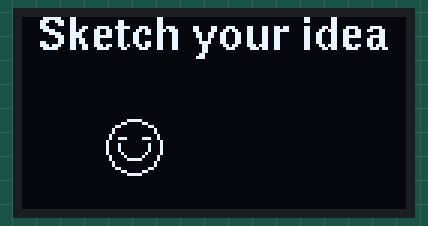
The sketch below on a simulated ESP32. On the bench: 128×64 one-colour display. Random numbers use the default seed unless the sketch sets one; what the sketch prints to the serial monitor is not drawn.

Above: at 0.49 s.
At 5.62 s:
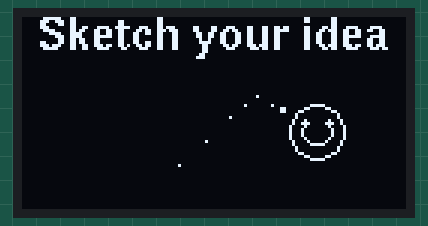
At 10.76 s:
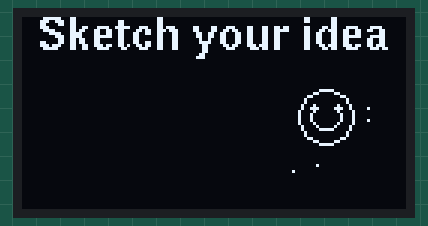
At 19.74 s:
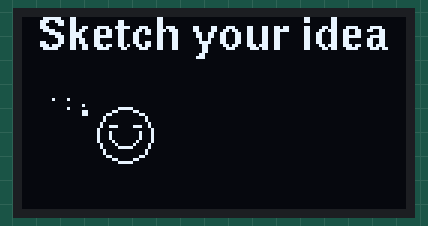
At 29.36 s:
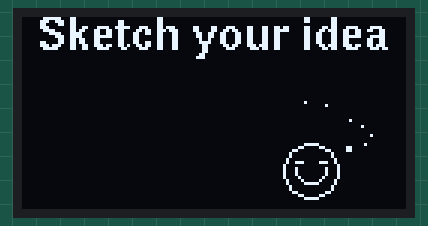
At 39.31 s:
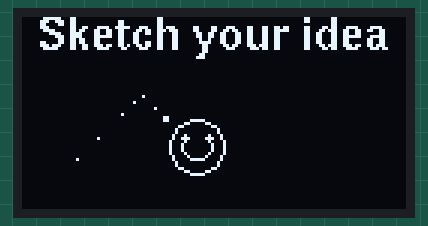

The sketch:

SketchBoard.ino
```cpp
#include <WiFi.h>
#include <WebServer.h>
#include <Wire.h>
#include <U8g2lib.h>

// ---------- WiFi hotspot (change these) ----------
const char* AP_SSID = "SketchBoard";
const char* AP_PASS = "sketch1234";   // must be at least 8 characters

// ---------- Screen chip ----------
// true = SH1106 (1.3" screens), false = SSD1306 (0.96")
#define USE_SH1106 true

// U8G2_R0 = normal, U8G2_R2 = upside down
#define SCREEN_ROTATION U8G2_R0

// ---------- Startup animation ----------
#define ANIM_DELAY_MS 40      // lower = smoother and faster
#define BALL_SPEED    1.0f    // 0.5 = slow, 1.0 = normal, 1.5 = fast

// ---------- Dotted trail ----------
#define TRAIL_LEN     12      // how many dots are remembered (longer = longer tail)
#define TRAIL_EVERY   2       // drop a dot every N frames (bigger = more spaced out dots)
#define TRAIL_BIG     3       // newest dots are 2x2 squares
#define TRAIL_MEDIUM  7       // then single pixels, then every other dot, then gone

// The invisible walls the smiley bounces off (no frame is drawn)
#define BALL_MIN_X 10
#define BALL_MAX_X 117
#define BALL_MIN_Y 26
#define BALL_MAX_Y 53

#if USE_SH1106
U8G2_SH1106_128X64_NONAME_F_HW_I2C u8g2(SCREEN_ROTATION, U8X8_PIN_NONE);
#else
U8G2_SSD1306_128X64_NONAME_F_HW_I2C u8g2(SCREEN_ROTATION, U8X8_PIN_NONE);
#endif

WebServer server(80);

uint8_t  frame[1024];          // 128 x 64 pixels, 1 bit each
bool     frameDirty    = false;
bool     frameInverted = false;
bool     gotFrame      = false;   // true after the first drawing arrives
String   ipText        = "192.168.4.1";
bool     apOk          = false;
uint16_t animTick      = 0;
uint32_t lastAnim      = 0;

// Bouncing smiley state
float   bx = 30, by = 38;          // position
float   bvx = 2.2f, bvy = 1.5f;    // speed
uint8_t squashTimer  = 0;          // frames left in the "squash" after a hit
bool    squashHoriz  = false;      // hit a left/right wall
bool    squashVert   = false;      // hit the top/bottom wall

// Trail memory (ring buffer of past positions)
int16_t trailX[TRAIL_LEN];
int16_t trailY[TRAIL_LEN];
uint8_t trailHead  = 0;            // where the next dot will be stored
uint8_t trailCount = 0;            // how many dots are stored so far
uint8_t trailSkip  = 0;            // counts frames between dots

// ---------- The web page ----------
const char PAGE[] PROGMEM = R"rawliteral(
<!DOCTYPE html>
<html lang="en">
<head>
<meta charset="utf-8">
<meta name="viewport" content="width=device-width, initial-scale=1, maximum-scale=1, user-scalable=no">
<title>Sketch Board</title>
<style>
  /* Change --boardMax to make the board wider or narrower on a laptop */
  :root{--bg:#10151c;--panel:#1b232e;--line:#2e3a4a;--text:#e8eef5;--accent:#4cc2ff;--boardMax:1600px;}
  *{box-sizing:border-box;touch-action:manipulation;}
  body{margin:0;padding:6px 6px 30px;background:var(--bg);color:var(--text);
       font-family:system-ui,-apple-system,"Segoe UI",Roboto,sans-serif;
       display:flex;justify-content:center;}
  #app{width:100%;max-width:var(--boardMax);}
  header{display:flex;justify-content:space-between;align-items:center;margin-bottom:6px;}
  h1{font-size:1.2rem;margin:0;}
  #status{font-size:.85rem;color:#8aa0b5;}
  canvas{display:block;width:100%;aspect-ratio:2/1;background:#000;
         border:2px solid var(--line);border-radius:10px;
         image-rendering:pixelated;touch-action:none;cursor:crosshair;}
  #controls{margin-top:20px;}
  .panel{background:#151c26;border:1px solid var(--line);border-radius:12px;
         padding:12px;margin-top:12px;}
  .panel h2{font-size:.78rem;letter-spacing:.08em;text-transform:uppercase;
            color:#8aa0b5;margin:0 0 10px;}
  .grid{display:grid;gap:8px;}
  .tools{grid-template-columns:repeat(4,1fr);}
  .two{grid-template-columns:1fr 1fr;}
  .textrow{grid-template-columns:2fr 1fr;}
  @media (min-width:700px){.tools{grid-template-columns:repeat(7,1fr);}}
  button,select,input[type=text]{width:100%;background:var(--panel);color:var(--text);
         border:1px solid var(--line);border-radius:8px;padding:13px 8px;font-size:1rem;}
  button.active{background:var(--accent);color:#001018;border-color:var(--accent);font-weight:600;}
  label.box{display:flex;align-items:center;gap:8px;background:var(--panel);
            border:1px solid var(--line);border-radius:8px;padding:8px 12px;font-size:1rem;}
  label.box select{flex:1;border:none;padding:6px 4px;}
  input[type=checkbox]{width:22px;height:22px;}
</style>
</head>
<body>
<div id="app">
  <header>
    <h1>Sketch Board</h1>
    <span id="status">Ready</span>
  </header>

  <canvas id="cv"></canvas>

  <div id="controls">
    <div class="panel">
      <h2>Tools</h2>
      <div class="grid tools" id="tools">
        <button data-tool="pen" class="active">Pen</button>
        <button data-tool="eraser">Eraser</button>
        <button data-tool="line">Line</button>
        <button data-tool="rect">Rectangle</button>
        <button data-tool="circle">Circle</button>
        <button data-tool="triangle">Triangle</button>
        <button data-tool="text">Text</button>
      </div>
    </div>

    <div class="panel">
      <h2>Actions</h2>
      <div class="grid two">
        <button id="undo">Undo</button>
        <button id="clear">Clear</button>
      </div>
    </div>

    <div class="panel">
      <h2>Options</h2>
      <div class="grid two">
        <label class="box">Size
          <select id="size">
            <option value="1">1 px</option>
            <option value="2">2 px</option>
            <option value="3">3 px</option>
            <option value="4">4 px</option>
          </select>
        </label>
        <label class="box"><input type="checkbox" id="fill"> Filled shapes</label>
        <label class="box"><input type="checkbox" id="inv"> Invert screen</label>
      </div>
    </div>

    <div class="panel">
      <h2>Text</h2>
      <div class="grid textrow">
        <input type="text" id="txt" placeholder="Type your text here" maxlength="40">
        <select id="txtSize">
          <option value="8">Small</option>
          <option value="12" selected>Medium</option>
          <option value="18">Large</option>
        </select>
      </div>
    </div>
  </div>
</div>

<script>
const W = 128, H = 64;
const cv  = document.getElementById('cv');
const ctx = cv.getContext('2d');
cv.width = W; cv.height = H;
const img = ctx.createImageData(W, H);

let bits = new Uint8Array(W * H);
let history = [];
let tool = 'pen', size = 1, filled = false, inverted = false;

const statusEl = document.getElementById('status');
function setStatus(t) { statusEl.textContent = t; }

// ---------- Show the bitmap on the page ----------
function render() {
  const d = img.data;
  for (let i = 0; i < W * H; i++) {
    const on = inverted ? !bits[i] : bits[i];
    const v = on ? 255 : 0;
    d[i*4] = v; d[i*4+1] = v; d[i*4+2] = v; d[i*4+3] = 255;
  }
  ctx.putImageData(img, 0, 0);
}

// ---------- Drawing helpers ----------
function setpx(b, x, y, v) {
  if (x >= 0 && x < W && y >= 0 && y < H) b[y * W + x] = v;
}
function plot(b, x, y, s, v) {
  const h = Math.floor(s / 2);
  for (let dy = 0; dy < s; dy++)
    for (let dx = 0; dx < s; dx++)
      setpx(b, x - h + dx, y - h + dy, v);
}
function line(b, x0, y0, x1, y1, s, v) {
  let dx = Math.abs(x1 - x0), sx = x0 < x1 ? 1 : -1;
  let dy = -Math.abs(y1 - y0), sy = y0 < y1 ? 1 : -1;
  let err = dx + dy;
  while (true) {
    plot(b, x0, y0, s, v);
    if (x0 === x1 && y0 === y1) break;
    const e2 = 2 * err;
    if (e2 >= dy) { err += dy; x0 += sx; }
    if (e2 <= dx) { err += dx; y0 += sy; }
  }
}
function rect(b, x0, y0, x1, y1, s, fill) {
  const xa = Math.min(x0, x1), xb = Math.max(x0, x1);
  const ya = Math.min(y0, y1), yb = Math.max(y0, y1);
  if (fill) {
    for (let y = ya; y <= yb; y++)
      for (let x = xa; x <= xb; x++) setpx(b, x, y, 1);
  } else {
    line(b, xa, ya, xb, ya, s, 1);
    line(b, xb, ya, xb, yb, s, 1);
    line(b, xb, yb, xa, yb, s, 1);
    line(b, xa, yb, xa, ya, s, 1);
  }
}
function circle(b, cx, cy, r, s, fill) {
  if (fill) {
    for (let y = -r; y <= r; y++) {
      const hw = Math.floor(Math.sqrt(r * r - y * y) + 0.5);
      for (let x = -hw; x <= hw; x++) setpx(b, cx + x, cy + y, 1);
    }
    return;
  }
  let x = r, y = 0, d = 1 - x;
  while (y <= x) {
    plot(b, cx + x, cy + y, s, 1); plot(b, cx - x, cy + y, s, 1);
    plot(b, cx + x, cy - y, s, 1); plot(b, cx - x, cy - y, s, 1);
    plot(b, cx + y, cy + x, s, 1); plot(b, cx - y, cy + x, s, 1);
    plot(b, cx + y, cy - x, s, 1); plot(b, cx - y, cy - x, s, 1);
    y++;
    if (d <= 0) d += 2 * y + 1;
    else { x--; d += 2 * (y - x) + 1; }
  }
}
function triangle(b, x0, y0, x1, y1, s, fill) {
  const xa = Math.min(x0, x1), xb = Math.max(x0, x1);
  const ya = Math.min(y0, y1), yb = Math.max(y0, y1);
  const ax = Math.round((xa + xb) / 2);        // apex at top centre
  if (fill) {
    const hgt = yb - ya;
    for (let y = ya; y <= yb; y++) {
      const t = hgt === 0 ? 1 : (y - ya) / hgt;
      const l = Math.round(ax + (xa - ax) * t);
      const r = Math.round(ax + (xb - ax) * t);
      for (let x = l; x <= r; x++) setpx(b, x, y, 1);
    }
  } else {
    line(b, ax, ya, xb, yb, s, 1);
    line(b, xb, yb, xa, yb, s, 1);
    line(b, xa, yb, ax, ya, s, 1);
  }
}

// Text is drawn on a hidden canvas, then turned into black/white pixels
const sc = document.createElement('canvas');
sc.width = W; sc.height = H;
const sctx = sc.getContext('2d');
function drawText(b, str, x, y, px) {
  sctx.fillStyle = '#000';
  sctx.fillRect(0, 0, W, H);
  sctx.fillStyle = '#fff';
  sctx.font = 'bold ' + px + 'px sans-serif';
  sctx.textBaseline = 'top';
  sctx.fillText(str, x, y);
  const d = sctx.getImageData(0, 0, W, H).data;
  for (let i = 0; i < W * H; i++) if (d[i * 4] > 110) b[i] = 1;
}

// ---------- Sending to the ESP32 ----------
function toHex() {
  const out = [];
  for (let y = 0; y < H; y++) {
    for (let bx = 0; bx < 16; bx++) {
      let v = 0;
      for (let k = 0; k < 8; k++) if (bits[y * W + bx * 8 + k]) v |= (1 << k);
      out.push((v < 16 ? '0' : '') + v.toString(16));
    }
  }
  return out.join('');
}
let inFlight = false, pending = false;
function queueSend() {
  pending = true;
  if (!inFlight) sendFrame();
}
async function sendFrame() {
  inFlight = true;
  pending = false;
  try {
    const r = await fetch('/frame?inv=' + (inverted ? 1 : 0), {
      method: 'POST',
      headers: { 'Content-Type': 'text/plain' },
      body: toHex()
    });
    setStatus(r.ok ? 'Connected' : 'Error');
  } catch (e) {
    setStatus('Not connected');
  }
  inFlight = false;
  if (pending) sendFrame();
}

// ---------- History ----------
function pushHistory() {
  history.push(bits.slice());
  if (history.length > 40) history.shift();
}

// ---------- Mouse / touch ----------
function pos(e) {
  const r = cv.getBoundingClientRect();
  const x = Math.min(W - 1, Math.max(0, Math.floor((e.clientX - r.left) / r.width * W)));
  const y = Math.min(H - 1, Math.max(0, Math.floor((e.clientY - r.top) / r.height * H)));
  return [x, y];
}
let drawing = false, sx = 0, sy = 0, lx = 0, ly = 0, base = null;

function stroke(x0, y0, x1, y1) {
  if (tool === 'pen') line(bits, x0, y0, x1, y1, size, 1);
  else line(bits, x0, y0, x1, y1, size * 3, 0);
}
function shapePreview(x, y) {
  bits.set(base);
  if (tool === 'line') line(bits, sx, sy, x, y, size, 1);
  else if (tool === 'rect') rect(bits, sx, sy, x, y, size, filled);
  else if (tool === 'circle') {
    const r = Math.round(Math.hypot(x - sx, y - sy));
    circle(bits, sx, sy, r, size, filled);
  }
  else if (tool === 'triangle') triangle(bits, sx, sy, x, y, size, filled);
}
function placeText(x, y) {
  const t = document.getElementById('txt').value;
  if (!t) { setStatus('Type some text first'); return; }
  pushHistory();
  drawText(bits, t, x, y, parseInt(document.getElementById('txtSize').value));
  render();
  queueSend();
}

cv.addEventListener('pointerdown', e => {
  e.preventDefault();
  cv.setPointerCapture(e.pointerId);
  const [x, y] = pos(e);
  if (tool === 'text') { placeText(x, y); return; }
  pushHistory();
  drawing = true;
  sx = lx = x; sy = ly = y;
  if (tool === 'pen' || tool === 'eraser') stroke(x, y, x, y);
  else base = bits.slice();
  render();
  queueSend();
});
cv.addEventListener('pointermove', e => {
  if (!drawing) return;
  const [x, y] = pos(e);
  if (tool === 'pen' || tool === 'eraser') { stroke(lx, ly, x, y); lx = x; ly = y; }
  else shapePreview(x, y);
  render();
  queueSend();
});
function endDraw() { drawing = false; base = null; }
cv.addEventListener('pointerup', endDraw);
cv.addEventListener('pointercancel', endDraw);

// ---------- Buttons ----------
document.querySelectorAll('[data-tool]').forEach(btn => {
  btn.addEventListener('click', () => {
    tool = btn.dataset.tool;
    document.querySelectorAll('[data-tool]').forEach(b => b.classList.remove('active'));
    btn.classList.add('active');
    setStatus(tool === 'text' ? 'Tap the board to place text' : 'Ready');
  });
});
document.getElementById('size').addEventListener('change', e => { size = parseInt(e.target.value); });
document.getElementById('fill').addEventListener('change', e => { filled = e.target.checked; });
document.getElementById('inv').addEventListener('change', e => {
  inverted = e.target.checked;
  render();
  queueSend();
});
document.getElementById('undo').addEventListener('click', () => {
  if (history.length) {
    bits = history.pop();
    render();
    queueSend();
  }
});
document.getElementById('clear').addEventListener('click', () => {
  pushHistory();
  bits.fill(0);
  render();
  queueSend();
});

render();
</script>
</body>
</html>
)rawliteral";

// ---------- OLED: startup animation ----------
// rx / ry = half width / half height of the face (9 and 9 = normal round face)
void drawSmiley(int cx, int cy, int rx, int ry, bool happy) {
  u8g2.drawEllipse(cx, cy, rx, ry);                 // face

  int ex = (rx * 4) / 9;                            // eye spacing follows the face width
  int ey = (ry * 3) / 9;                            // eye height follows the face height
  if (ey < 2) ey = 2;

  if (happy) {                                      // squinting happy eyes
    u8g2.drawHLine(cx - ex - 1, cy - ey, 3);
    u8g2.drawHLine(cx + ex - 1, cy - ey, 3);
  } else {                                          // open eyes
    u8g2.drawDisc(cx - ex, cy - ey, 1);
    u8g2.drawDisc(cx + ex, cy - ey, 1);
  }

  // smile (lower half of a small circle)
  int mr = ((rx < ry ? rx : ry) * 5) / 9;
  u8g2.drawCircle(cx, cy - 1, mr, U8G2_DRAW_LOWER_LEFT | U8G2_DRAW_LOWER_RIGHT);
}

float randSpeedX() { return random(18, 28) / 10.0f; }   // 1.8 to 2.7
float randSpeedY() { return random(12, 21) / 10.0f; }   // 1.2 to 2.0

// Remember the smiley's position every few frames
void recordTrail() {
  trailSkip++;
  if (trailSkip < TRAIL_EVERY) return;
  trailSkip = 0;

  trailX[trailHead] = (int)(bx + 0.5f);
  trailY[trailHead] = (int)(by + 0.5f);
  trailHead = (trailHead + 1) % TRAIL_LEN;
  if (trailCount < TRAIL_LEN) trailCount++;
}

// Draw the dotted trail: newest dots are biggest, oldest fade away
void drawTrail() {
  int fx = (int)(bx + 0.5f);
  int fy = (int)(by + 0.5f);

  for (uint8_t age = 0; age < trailCount; age++) {
    uint8_t idx = (trailHead + TRAIL_LEN - 1 - age) % TRAIL_LEN;   // age 0 = newest
    int x = trailX[idx];
    int y = trailY[idx];

    // don't draw dots hidden inside the face
    int dx = x - fx, dy = y - fy;
    if (dx * dx + dy * dy < 13 * 13) continue;

    if (age < TRAIL_BIG) {
      u8g2.drawBox(x - 1, y - 1, 2, 2);            // strong dot
    } else if (age < TRAIL_MEDIUM) {
      u8g2.drawPixel(x, y);                        // normal dot
    } else if (age % 2 == 0) {
      u8g2.drawPixel(x, y);                        // sparse, fading dot
    }
  }
}

void drawStartupFrame() {
  u8g2.clearBuffer();

  // Title, centred
  u8g2.setFont(u8g2_font_helvB10_tr);
  const char* title = "Sketch your idea";
  int w = u8g2.getStrWidth(title);
  if (w > 126) {                                    // use a smaller font if too wide
    u8g2.setFont(u8g2_font_helvB08_tr);
    w = u8g2.getStrWidth(title);
  }
  u8g2.drawStr((128 - w) / 2, 11, title);

  // Move the smiley and bounce it off the invisible walls
  bx += bvx * BALL_SPEED;
  by += bvy * BALL_SPEED;
  bool hitX = false, hitY = false;

  if (bx < BALL_MIN_X)      { bx = BALL_MIN_X; bvx =  randSpeedX(); hitX = true; }
  else if (bx > BALL_MAX_X) { bx = BALL_MAX_X; bvx = -randSpeedX(); hitX = true; }
  if (by < BALL_MIN_Y)      { by = BALL_MIN_Y; bvy =  randSpeedY(); hitY = true; }
  else if (by > BALL_MAX_Y) { by = BALL_MAX_Y; bvy = -randSpeedY(); hitY = true; }

  if (hitX || hitY) {
    squashTimer = 4;
    squashHoriz = hitX;
    squashVert  = hitY;
  }

  // Dotted trail behind the smiley
  recordTrail();
  drawTrail();

  // Squash the face for a few frames after a hit
  int rx = 9, ry = 9;
  bool squashing = squashTimer > 0;
  if (squashing) {
    if (squashHoriz && squashVert) { rx = 7; ry = 7; }
    else if (squashHoriz)          { rx = 6; ry = 9; }   // hit a side wall
    else                           { rx = 9; ry = 6; }   // hit the top or bottom
    squashTimer--;
  }

  bool blink = (animTick % 60) < 3;
  drawSmiley((int)(bx + 0.5f), (int)(by + 0.5f), rx, ry, squashing || blink);

  u8g2.sendBuffer();
  animTick++;
}

void showWifiFailed() {
  u8g2.clearBuffer();
  u8g2.setFont(u8g2_font_helvB10_tr);
  u8g2.drawStr(4, 30, "WiFi failed");
  u8g2.sendBuffer();
}

// ---------- OLED: your drawing ----------
void drawFrame() {
  u8g2.clearBuffer();
  if (frameInverted) {
    uint8_t tmp[1024];
    for (int i = 0; i < 1024; i++) tmp[i] = ~frame[i];
    u8g2.drawXBM(0, 0, 128, 64, tmp);
  } else {
    u8g2.drawXBM(0, 0, 128, 64, frame);
  }
  u8g2.sendBuffer();
}

// ---------- Web handlers ----------
int hexVal(char c) {
  if (c >= '0' && c <= '9') return c - '0';
  if (c >= 'a' && c <= 'f') return c - 'a' + 10;
  if (c >= 'A' && c <= 'F') return c - 'A' + 10;
  return -1;
}

void handleRoot() {
  server.send_P(200, "text/html", PAGE);
}

void handleFrame() {
  if (!server.hasArg("plain")) {
    server.send(400, "text/plain", "No data");
    return;
  }
  String body = server.arg("plain");
  if (body.length() != 2048) {
    server.send(400, "text/plain", "Bad size");
    return;
  }
  for (int i = 0; i < 1024; i++) {
    int hi = hexVal(body[2 * i]);
    int lo = hexVal(body[2 * i + 1]);
    if (hi < 0 || lo < 0) {
      server.send(400, "text/plain", "Bad data");
      return;
    }
    frame[i] = (hi << 4) | lo;
  }
  frameInverted = (server.arg("inv") == "1");
  frameDirty = true;
  server.send(200, "text/plain", "ok");
}

// ---------- Arduino ----------
void setup() {
  Serial.begin(115200);
  Wire.begin(21, 22);
  Wire.setClock(400000);
  u8g2.begin();

  WiFi.mode(WIFI_AP);
  apOk = WiFi.softAP(AP_SSID, AP_PASS);
  delay(200);
  ipText = WiFi.softAPIP().toString();

  Serial.println(apOk ? "Hotspot started" : "Hotspot FAILED (password needs 8+ characters)");
  Serial.print("WiFi name: "); Serial.println(AP_SSID);
  Serial.print("Open: http://"); Serial.println(ipText);

  server.on("/", HTTP_GET, handleRoot);
  server.on("/frame", HTTP_POST, handleFrame);
  server.onNotFound([]() { server.send(404, "text/plain", "Not found"); });
  server.begin();

  if (!apOk) showWifiFailed();
}

void loop() {
  server.handleClient();

  if (frameDirty) {
    frameDirty = false;
    gotFrame = true;                 // stop the startup animation for good
    drawFrame();
  } else if (!gotFrame && apOk && millis() - lastAnim >= ANIM_DELAY_MS) {
    lastAnim = millis();
    drawStartupFrame();
  }
}
```
